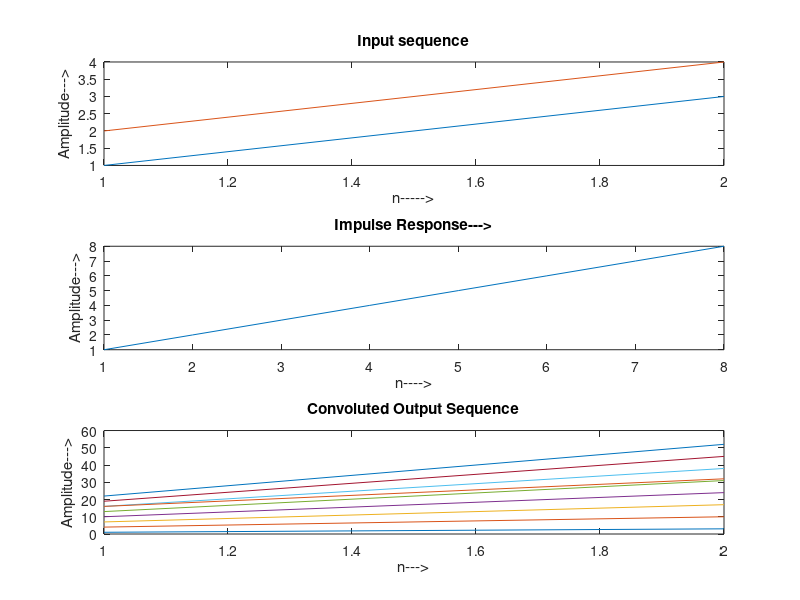

This chart was generated by the following MATLAB code:
%{
    Q. Write program to perform 2D linear convolution
%}

clc;
close all;

x = [1 2; 3 4];  % 2D array (input signal)
h = 1:8;         % impulse signal
y = conv2(x, h); % 2D convolution

% Plot the input signal
subplot(3,1,1);
plot(x);
ylabel('Amplitude--->');
xlabel('n----->');
title('Input sequence');

% Plot the impulse signal
subplot(3,1,2);
plot(h);
xlabel('n---->');
ylabel('Amplitude--->');
title('Impulse Response--->');

% Plot the convoluted output signal
subplot(3,1,3);
plot(y);
xlabel('n--->');
ylabel('Amplitude--->');
title('Convoluted Output Sequence');
